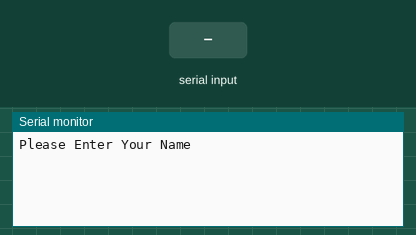
Simulated run of this sketch. Board: Arduino Uno, built with avr-gcc and run on an emulated ATmega328P. On the bench: the last lines printed to the serial monitor. The inputs (shaded band) are chosen by the test bench. Random numbers use the default seed unless the sketch sets one.

Above: at 0.9 s.
1.0 s: "90,45\n" received over Serial
At 3.2 s:
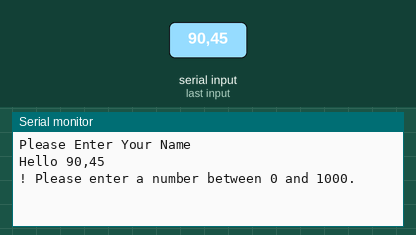
3.5 s: "30,150\n" received over Serial
At 6.0 s:
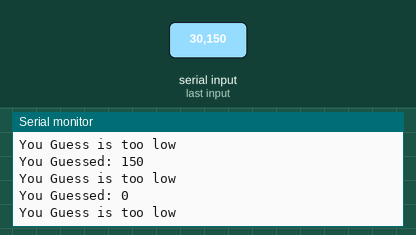

The sketch:

K-numberGuesser.ino
```cpp
/*****************************************************************************************
 *    RG 101 - Serial Communication     ______
 *    Number Guesser Game              | >_   |
 *                                     |      |
 *                                     |______|
 *
 *
 *  This code will genrerate a random number and prompt you to guess the number.
 *
 *
 *
 * For a more in depth explanation of wiring,  this code and more information on using
 * serial communication and Arduino check out ourserial communication tutorial
 * http://learn.robotgeek.com/robotgeek-101-1/245-robotgeek-101-serial-communication.html
 *
 * Important Functions
 *  Serial.begin()
 *  Serial.println()
 *  Serial.available()
 *  Serial.read()
 *  Serial.parseInt()
 *  Serial.readString()
 *  rand()
 *****************************************************************************************/


char incomingData;  //create an empty chracter variable to hold the incoming data
String nameString;

bool nameFlag = false;  //a flag to check if the user has put in their name yet, set to false to assume they have not
int randomNumber;
int guess;
//setup runs once when the Geekduino/Arduino is turned on
void setup()
{

  randomSeed(analogRead(0));        //seed the random number generator based on a 'random' reading from an unconnected analog input
  randomNumber = random(0, 1001);  //generate a random number

  Serial.begin(9600);                                               //start the Serial port at a baud rate of 9600 bits per second (bps)
  Serial.println("Please Enter Your Name"); //print a header one time

  //loop while the nameFlag is still false (i.e. no name has been entered)
  while(nameFlag == false)
  {
    //see if data is available on the serial port
    if(Serial.available() == true)
    {
      nameString = Serial.readString(); //read the data as a string

      nameFlag = true; //a string has been sucessfully read, so change the flag so that we can leave the while loop

    }
  }

  //print prompts
  Serial.print("Hello ");
  Serial.print(nameString);
  Serial.println("! Please enter a number between 0 and 1000. ");

  //uncomment the next 2 lines if you want to see the random number for debugging
  //Serial.print("Random: ");
  //Serial.println(randomNumber);


} //setup() is done, go to loop()

//loop runs forever once setup is complete
void loop()
{
  //check is there are any characters incoming on the serial buffer.
  if(Serial.available() > 0)
  {
    guess = Serial.parseInt(); //read one character from the serial buffer and remove that character from the buffer

     Serial.print("You Guessed: ");  //print static text
     Serial.println(guess); //print the data that was recieved

    if(guess > randomNumber)
    {
      Serial.println("You Guess is too high");  //print static text
    }

    else if(guess < randomNumber)
    {
      Serial.println("You Guess is too low");  //print static text
    }

    else if(guess == randomNumber)
    {
      Serial.println("You guessed correctly!");  //print static text
    }


  }


}//go back to the first line in loop()
```

Measured:
- after the input at 1.0 s, the serial monitor: prints a new line after 1.0 s (image 1)
- after the input at 3.5 s, the serial monitor: prints a new line at once (image 2)
